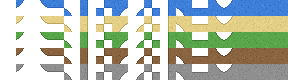

This chart was generated by the following Python code:
#!/usr/bin/env python3
"""Genera la PLANTILLA del atlas del suelo (scripts/terrain/template.png).

Es arte provisional y, sobre todo, la referencia de formas para quien dibuje el
arte definitivo: cada tile es la silueta exacta que espera el motor
(src/render/terrain.js). Fila = capa (water, sand, grass, dirt, stone). Columna =
máscara 0..15 (bits: 1 NO, 2 NE, 4 SO, 8 SE); 16 y 17 = variantes del lleno.

Uso: python3 scripts/terrain/template.py [salida.png] [--zoom N]
"""
import os
import random
import sys
from PIL import Image

T = 16
LAYERS = [
    ('water', (61, 127, 217), (45, 100, 190)),
    ('sand',  (227, 207, 134), (190, 165, 95)),
    ('grass', (90, 166, 74),  (60, 125, 50)),
    ('dirt',  (138, 100, 64), (100, 70, 42)),
    ('stone', (143, 143, 143), (105, 105, 105)),
]
COLS = 18


def inside(mask, px, py):
    # Centro del píxel en [0,1]; interpolación bilineal de las 4 esquinas.
    u = (px + 0.5) / T
    v = (py + 0.5) / T
    nw, ne, sw, se = (mask >> 0) & 1, (mask >> 1) & 1, (mask >> 2) & 1, (mask >> 3) & 1
    val = nw * (1 - u) * (1 - v) + ne * u * (1 - v) + sw * (1 - u) * v + se * u * v
    return val > 0.5


def main():
    out = sys.argv[1] if len(sys.argv) > 1 and not sys.argv[1].startswith('--') else os.path.join(os.path.dirname(os.path.abspath(__file__)), 'template.png')
    zoom = int(sys.argv[sys.argv.index('--zoom') + 1]) if '--zoom' in sys.argv else 1
    img = Image.new('RGBA', (COLS * T, len(LAYERS) * T), (0, 0, 0, 0))
    for row, (_, base, edge) in enumerate(LAYERS):
        for col in range(COLS):
            mask = 15 if col >= 15 else col
            rnd = random.Random(row * 100 + col)
            for py in range(T):
                for px in range(T):
                    if not inside(mask, px, py):
                        continue
                    border = any(not inside(mask, qx, qy)
                                 for qx, qy in ((px - 1, py), (px + 1, py), (px, py - 1), (px, py + 1))
                                 if 0 <= qx < T and 0 <= qy < T)
                    if border:
                        c = edge
                    else:
                        k = rnd.random()
                        c = tuple(max(0, ch - 14) for ch in base) if k < 0.08 else (
                            tuple(min(255, ch + 12) for ch in base) if k < 0.14 else base)
                    img.putpixel((col * T + px, row * T + py), c + (255,))
    if zoom > 1:
        img = img.resize((img.width * zoom, img.height * zoom), Image.NEAREST)
    img.save(out)
    print(out, img.size)


if __name__ == '__main__':
    main()
